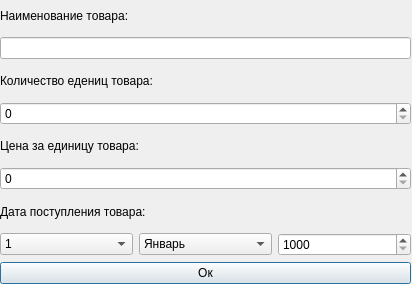
<?xml version="1.0" encoding="UTF-8"?>
<ui version="4.0">
 <class>change</class>
 <widget class="QDialog" name="change">
  <property name="geometry">
   <rect>
    <x>0</x>
    <y>0</y>
    <width>412</width>
    <height>284</height>
   </rect>
  </property>
  <property name="windowTitle">
   <string>Dialog</string>
  </property>
  <widget class="QWidget" name="gridLayoutWidget">
   <property name="geometry">
    <rect>
     <x>0</x>
     <y>0</y>
     <width>411</width>
     <height>284</height>
    </rect>
   </property>
   <layout class="QGridLayout" name="gridLayout">
    <item row="9" column="0">
     <widget class="QPushButton" name="pushButton">
      <property name="text">
       <string>Ок</string>
      </property>
     </widget>
    </item>
    <item row="3" column="0">
     <widget class="QSpinBox" name="spinBox"/>
    </item>
    <item row="5" column="0">
     <widget class="QSpinBox" name="spinBox_2"/>
    </item>
    <item row="8" column="0">
     <layout class="QHBoxLayout" name="horizontalLayout">
      <item>
       <widget class="QComboBox" name="dayComboBox1">
        <item>
         <property name="text">
          <string>1</string>
         </property>
        </item>
        <item>
         <property name="text">
          <string>2</string>
         </property>
        </item>
        <item>
         <property name="text">
          <string>3</string>
         </property>
        </item>
        <item>
         <property name="text">
          <string>4</string>
         </property>
        </item>
        <item>
         <property name="text">
          <string>5</string>
         </property>
        </item>
        <item>
         <property name="text">
          <string>6</string>
         </property>
        </item>
        <item>
         <property name="text">
          <string>7</string>
         </property>
        </item>
        <item>
         <property name="text">
          <string>8</string>
         </property>
        </item>
        <item>
         <property name="text">
          <string>9</string>
         </property>
        </item>
        <item>
         <property name="text">
          <string>10</string>
         </property>
        </item>
        <item>
         <property name="text">
          <string>11</string>
         </property>
        </item>
        <item>
         <property name="text">
          <string>12</string>
         </property>
        </item>
        <item>
         <property name="text">
          <string>13</string>
         </property>
        </item>
        <item>
         <property name="text">
          <string>14</string>
         </property>
        </item>
        <item>
         <property name="text">
          <string>15</string>
         </property>
        </item>
        <item>
         <property name="text">
          <string>16</string>
         </property>
        </item>
        <item>
         <property name="text">
          <string>17</string>
         </property>
        </item>
        <item>
         <property name="text">
          <string>18</string>
         </property>
        </item>
        <item>
         <property name="text">
          <string>19</string>
         </property>
        </item>
        <item>
         <property name="text">
          <string>20</string>
         </property>
        </item>
        <item>
         <property name="text">
          <string>21</string>
         </property>
        </item>
        <item>
         <property name="text">
          <string>22</string>
         </property>
        </item>
        <item>
         <property name="text">
          <string>23</string>
         </property>
        </item>
        <item>
         <property name="text">
          <string>24</string>
         </property>
        </item>
        <item>
         <property name="text">
          <string>25</string>
         </property>
        </item>
        <item>
         <property name="text">
          <string>26</string>
         </property>
        </item>
        <item>
         <property name="text">
          <string>27</string>
         </property>
        </item>
        <item>
         <property name="text">
          <string>28</string>
         </property>
        </item>
        <item>
         <property name="text">
          <string>29</string>
         </property>
        </item>
        <item>
         <property name="text">
          <string>30</string>
         </property>
        </item>
        <item>
         <property name="text">
          <string>31</string>
         </property>
        </item>
       </widget>
      </item>
      <item>
       <widget class="QComboBox" name="monthComboBox1">
        <property name="currentIndex">
         <number>0</number>
        </property>
        <item>
         <property name="text">
          <string>Январь</string>
         </property>
        </item>
        <item>
         <property name="text">
          <string>Февраль</string>
         </property>
        </item>
        <item>
         <property name="text">
          <string>Март</string>
         </property>
        </item>
        <item>
         <property name="text">
          <string>Апрель</string>
         </property>
        </item>
        <item>
         <property name="text">
          <string>Май</string>
         </property>
        </item>
        <item>
         <property name="text">
          <string>Июнь</string>
         </property>
        </item>
        <item>
         <property name="text">
          <string>Июль</string>
         </property>
        </item>
        <item>
         <property name="text">
          <string>Август</string>
         </property>
        </item>
        <item>
         <property name="text">
          <string>Сентябрь</string>
         </property>
        </item>
        <item>
         <property name="text">
          <string>Октябрь</string>
         </property>
        </item>
        <item>
         <property name="text">
          <string>Ноябрь</string>
         </property>
        </item>
        <item>
         <property name="text">
          <string>Декабрь</string>
         </property>
        </item>
       </widget>
      </item>
      <item>
       <widget class="QSpinBox" name="spinBox_3">
        <property name="minimum">
         <number>1000</number>
        </property>
        <property name="maximum">
         <number>9999</number>
        </property>
       </widget>
      </item>
     </layout>
    </item>
    <item row="0" column="0">
     <widget class="QLabel" name="label">
      <property name="text">
       <string>Наименование товара:</string>
      </property>
     </widget>
    </item>
    <item row="1" column="0">
     <widget class="QLineEdit" name="lineEdit"/>
    </item>
    <item row="2" column="0">
     <widget class="QLabel" name="label_2">
      <property name="text">
       <string>Количество едениц товара:</string>
      </property>
     </widget>
    </item>
    <item row="4" column="0">
     <widget class="QLabel" name="label_3">
      <property name="text">
       <string>Цена за единицу товара:</string>
      </property>
     </widget>
    </item>
    <item row="6" column="0">
     <widget class="QLabel" name="label_4">
      <property name="text">
       <string>Дата поступления товара:</string>
      </property>
     </widget>
    </item>
   </layout>
  </widget>
 </widget>
 <resources/>
 <connections/>
</ui>
